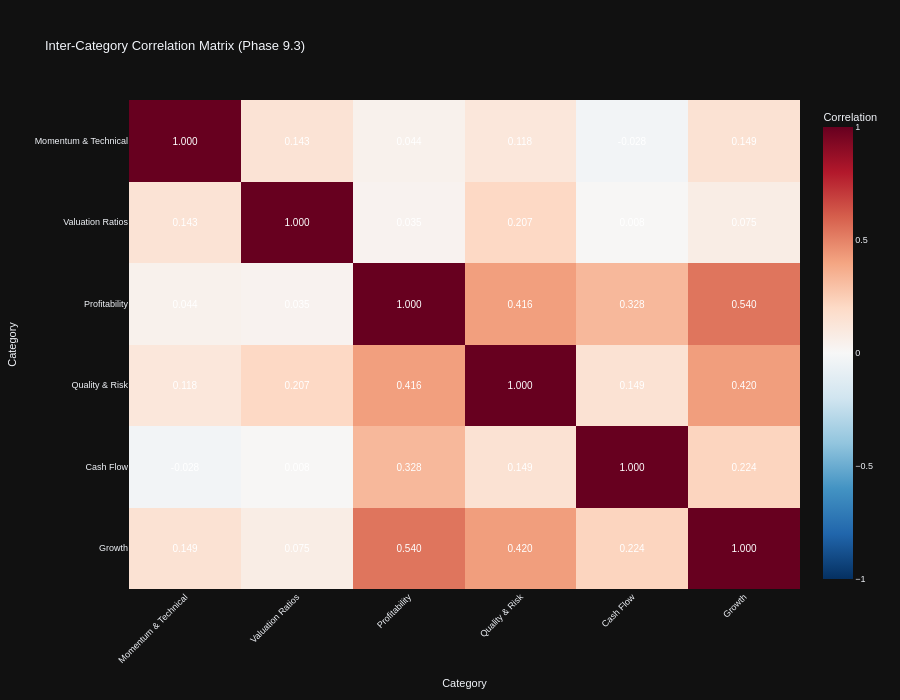

Source (notebook cell):
### Code cell
# Visualization 3: Category Correlation Network
print("\n📊 Category Correlation Network:")

# Compute correlation matrix between category scores
if category_sector_scores:
    # Create category score matrix (stocks × categories)
    category_score_matrix = pd.DataFrame()

    for category_name, category_metrics in category_mapping.items():
        available_in_category = [m for m in category_metrics if m in all_stocks_scaled.columns]

        if len(available_in_category) == 0:
            continue

        # Compute z-scores for available metrics and average to get category score
        category_data = all_stocks_scaled[available_in_category].copy()

        # Convert to numeric
        for col in available_in_category:
            category_data[col] = pd.to_numeric(category_data[col], errors='coerce')

        # Compute z-scores and average
        z_scored_data = category_data.apply(lambda x: zscore(x, nan_policy='omit'))
        category_score_matrix[category_name] = z_scored_data.mean(axis=1)

    # Compute correlation matrix
    category_corr = category_score_matrix.corr()

    # Create interactive heatmap for category correlations with value annotations
    # Following code_guidelines.md Section 17.1: Heatmaps and Conditional Formatting
    fig_corr_network = px.imshow(
            category_corr,
            labels=dict(x="Category", y="Category", color="Correlation"),
            title="Inter-Category Correlation Matrix (Phase 9.3)",
            color_continuous_scale="RdBu_r",  # Diverging scale for correlation (-1 to +1)
            aspect="auto",
            zmin=-1,
            zmax=1,
            text_auto=".3f"  # ✅ Display correlation values formatted to 3 decimals (Section 17.1)
            )

    # Enhanced styling per Section 17.1 style guidelines
    fig_corr_network.update_traces(
            textfont=dict(
                    size=10,
                    color='white',  # High contrast on diverging color scale
                    family='Arial'  # Standard sans-serif font (Section 17.4)
                    )
            )

    fig_corr_network.update_layout(
            height=700,
            xaxis_tickangle=-45,
            font=dict(size=9, family="Arial"),
            template="plotly_dark"  # ✅ Dark mode compatible theme (Section 17.1)
            )

    fig_corr_network.show()
    output_path = eda_output_dir / "phase93_category_correlation_network.html"
    fig_corr_network.write_html(output_path)

    print(f"\n✓ Category correlation network complete")
    print(f"  Categories analyzed: {len(category_corr)}")
    print(f"  Output: {output_path}")

    # Find strongest positive and negative correlations
    corr_pairs = []
    for i in range(len(category_corr.columns)):
        for j in range(i + 1, len(category_corr.columns)):
            cat1 = category_corr.columns[i]
            cat2 = category_corr.columns[j]
            corr_val = category_corr.iloc[i, j]
            if not np.isnan(corr_val):
                corr_pairs.append((cat1, cat2, corr_val))

    # Sort by absolute correlation
    corr_pairs.sort(key=lambda x: abs(x[2]), reverse=True)

    print(f"\n  🔗 Strongest Category Relationships:")
    for cat1, cat2, corr in corr_pairs[:5]:
        print(f"    {cat1} ↔ {cat2}: {corr:.2f}")
else:
    print("  ⚠️ No category data available for correlation analysis")

### Figure 1 — Plotly figure (JSON) as saved in the notebook; plotly's stock layout.template omitted (floating-point values rounded to 4 significant figures)
{"data": [{"coloraxis": "coloraxis", "name": "0", "texttemplate": "%{z:.3f}", "x": ["Momentum & Technical", "Valuation Ratios", "Profitability", "Quality & Risk", "Cash Flow", "Growth"], "y": ["Momentum & Technical", "Valuation Ratios", "Profitability", "Quality & Risk", "Cash Flow", "Growth"], "z": [[1.0, 0.1426, 0.04413, 0.1175, -0.02809, 0.1486], [0.1426, 1.0, 0.03514, 0.2071, 0.008469, 0.07496], [0.04413, 0.03514, 1.0, 0.416, 0.3285, 0.5395], [0.1175, 0.2071, 0.416, 1.0, 0.1486, 0.4204], [-0.02809, 0.008469, 0.3285, 0.1486, 1.0, 0.2237], [0.1486, 0.07496, 0.5395, 0.4204, 0.2237, 1.0]], "type": "heatmap", "xaxis": "x", "yaxis": "y", "hovertemplate": "Category: %{x}<br>Category: %{y}<br>Correlation: %{z}<extra></extra>", "textfont": {"color": "white", "family": "Arial", "size": 10}}], "layout": {"xaxis": {"anchor": "y", "domain": [0.0, 1.0], "title": {"text": "Category"}, "tickangle": -45}, "yaxis": {"anchor": "x", "domain": [0.0, 1.0], "autorange": "reversed", "title": {"text": "Category"}}, "coloraxis": {"colorbar": {"title": {"text": "Correlation"}}, "colorscale": [[0.0, "rgb(5,48,97)"], [0.1, "rgb(33,102,172)"], [0.2, "rgb(67,147,195)"], [0.3, "rgb(146,197,222)"], [0.4, "rgb(209,229,240)"], [0.5, "rgb(247,247,247)"], [0.6, "rgb(253,219,199)"], [0.7, "rgb(244,165,130)"], [0.8, "rgb(214,96,77)"], [0.9, "rgb(178,24,43)"], [1.0, "rgb(103,0,31)"]], "cmin": -1, "cmax": 1}, "title": {"text": "Inter-Category Correlation Matrix (Phase 9.3)"}, "font": {"size": 9, "family": "Arial"}, "height": 700}}
